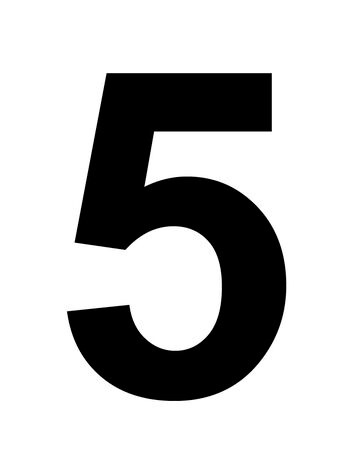
#> input picture 5img1.jpeg, 360 x 466 px
$ python Comparison.py
#> lines starting #> are read from the running program, lines starting #| are printed output that depends on the picture; long printed decimals are rounded
import cv2
import numpy as np

img1 = cv2.imread('5img1.jpeg', 0)
#> img1 is the input picture: shape (466, 360); min 0, max 255, mean 193.7
img2 = cv2.imread('5img2.jpeg', 0)
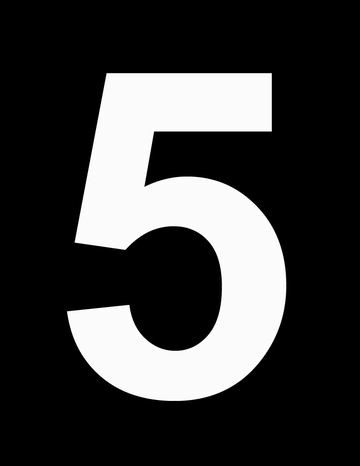
#> input picture 5img2.jpeg, 360 x 466 px
#> img2 is the input picture: shape (466, 360); min 0, max 255, mean 60.3

#--- take the absolute difference of the images ---
res = cv2.absdiff(img1, img2)
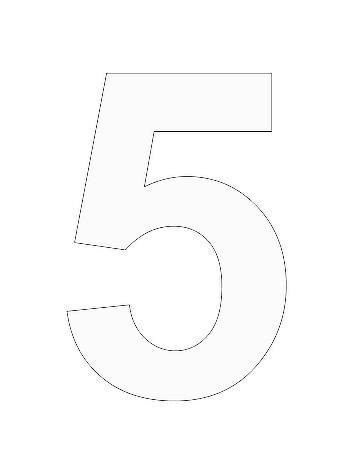
#> res: shape (466, 360); min 0, max 255, mean 252.5

#--- convert the result to integer type ---
res = res.astype(np.uint8)

percentage = abs((np.count_nonzero(res) * 100)/ res.size - 100)
#> percentage = 0.00179

print(percentage)
#| 0.001788
